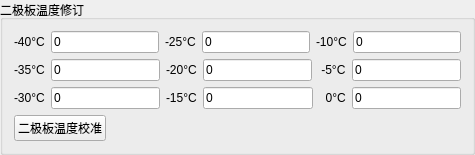
            <widget class="QGroupBox" name="groupBox_3">
             <property name="title">
              <string>二极板温度修订</string>
             </property>
             <layout class="QGridLayout" name="gridLayout_21">
              <item row="0" column="0">
               <layout class="QVBoxLayout" name="verticalLayout_12">
                <item>
                 <layout class="QHBoxLayout" name="horizontalLayout_22">
                  <item>
                   <widget class="QLabel" name="label_35">
                    <property name="text">
                     <string>-40°C</string>
                    </property>
                   </widget>
                  </item>
                  <item>
                   <widget class="QLineEdit" name="lineEdit_4">
                    <property name="text">
                     <string>0</string>
                    </property>
                   </widget>
                  </item>
                  <item>
                   <widget class="QLabel" name="label_38">
                    <property name="text">
                     <string>-25°C</string>
                    </property>
                   </widget>
                  </item>
                  <item>
                   <widget class="QLineEdit" name="lineEdit_7">
                    <property name="text">
                     <string>0</string>
                    </property>
                   </widget>
                  </item>
                  <item>
                   <widget class="QLabel" name="label_41">
                    <property name="text">
                     <string>-10°C</string>
                    </property>
                   </widget>
                  </item>
                  <item>
                   <widget class="QLineEdit" name="lineEdit_10">
                    <property name="text">
                     <string>0</string>
                    </property>
                   </widget>
                  </item>
                 </layout>
                </item>
                <item>
                 <layout class="QHBoxLayout" name="horizontalLayout_27">
                  <item>
                   <widget class="QLabel" name="label_36">
                    <property name="text">
                     <string>-35°C</string>
                    </property>
                   </widget>
                  </item>
                  <item>
                   <widget class="QLineEdit" name="lineEdit_5">
                    <property name="text">
                     <string>0</string>
                    </property>
                   </widget>
                  </item>
                  <item>
                   <widget class="QLabel" name="label_39">
                    <property name="text">
                     <string>-20°C</string>
                    </property>
                   </widget>
                  </item>
                  <item>
                   <widget class="QLineEdit" name="lineEdit_8">
                    <property name="text">
                     <string>0</string>
                    </property>
                   </widget>
                  </item>
                  <item>
                   <widget class="QLabel" name="label_42">
                    <property name="text">
                     <string> -5°C</string>
                    </property>
                   </widget>
                  </item>
                  <item>
                   <widget class="QLineEdit" name="lineEdit_11">
                    <property name="text">
                     <string>0</string>
                    </property>
                   </widget>
                  </item>
                 </layout>
                </item>
                <item>
                 <layout class="QHBoxLayout" name="horizontalLayout_32">
                  <item>
                   <widget class="QLabel" name="label_37">
                    <property name="text">
                     <string>-30°C</string>
                    </property>
                   </widget>
                  </item>
                  <item>
                   <widget class="QLineEdit" name="lineEdit_6">
                    <property name="text">
                     <string>0</string>
                    </property>
                   </widget>
                  </item>
                  <item>
                   <widget class="QLabel" name="label_40">
                    <property name="text">
                     <string>-15°C</string>
                    </property>
                   </widget>
                  </item>
                  <item>
                   <widget class="QLineEdit" name="lineEdit_9">
                    <property name="text">
                     <string>0</string>
                    </property>
                   </widget>
                  </item>
                  <item>
                   <widget class="QLabel" name="label_43">
                    <property name="text">
                     <string>  0°C</string>
                    </property>
                   </widget>
                  </item>
                  <item>
                   <widget class="QLineEdit" name="lineEdit_12">
                    <property name="text">
                     <string>0</string>
                    </property>
                   </widget>
                  </item>
                 </layout>
                </item>
               </layout>
              </item>
              <item row="1" column="0">
               <layout class="QHBoxLayout" name="horizontalLayout_10">
                <item>
                 <widget class="QPushButton" name="xiugaiButton">
                  <property name="text">
                   <string>二极板温度校准</string>
                  </property>
                 </widget>
                </item>
                <item>
                 <spacer name="horizontalSpacer_12">
                  <property name="orientation">
                   <enum>Qt::Horizontal</enum>
                  </property>
                  <property name="sizeHint" stdset="0">
                   <size>
                    <width>40</width>
                    <height>20</height>
                   </size>
                  </property>
                 </spacer>
                </item>
               </layout>
              </item>
             </layout>
            </widget>
